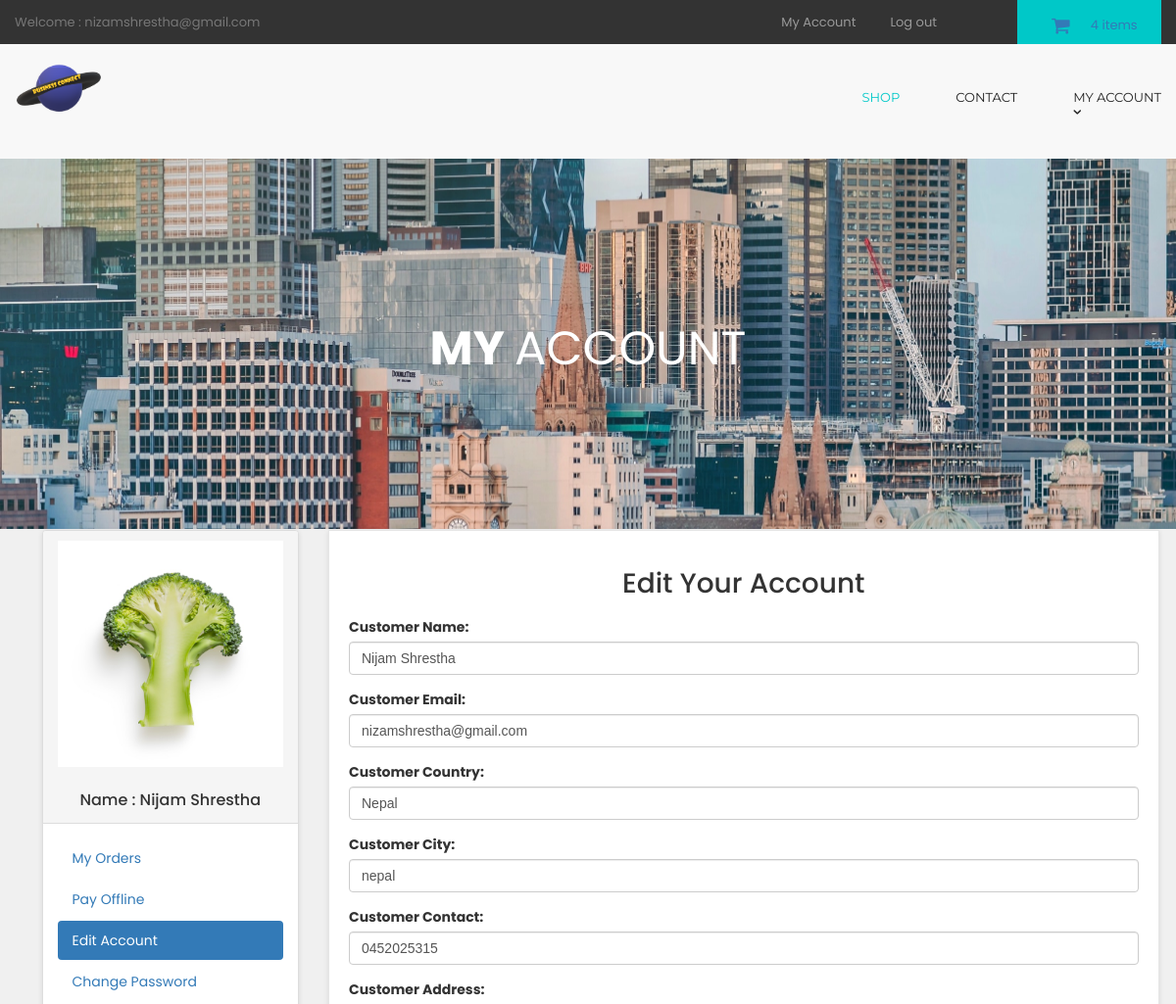
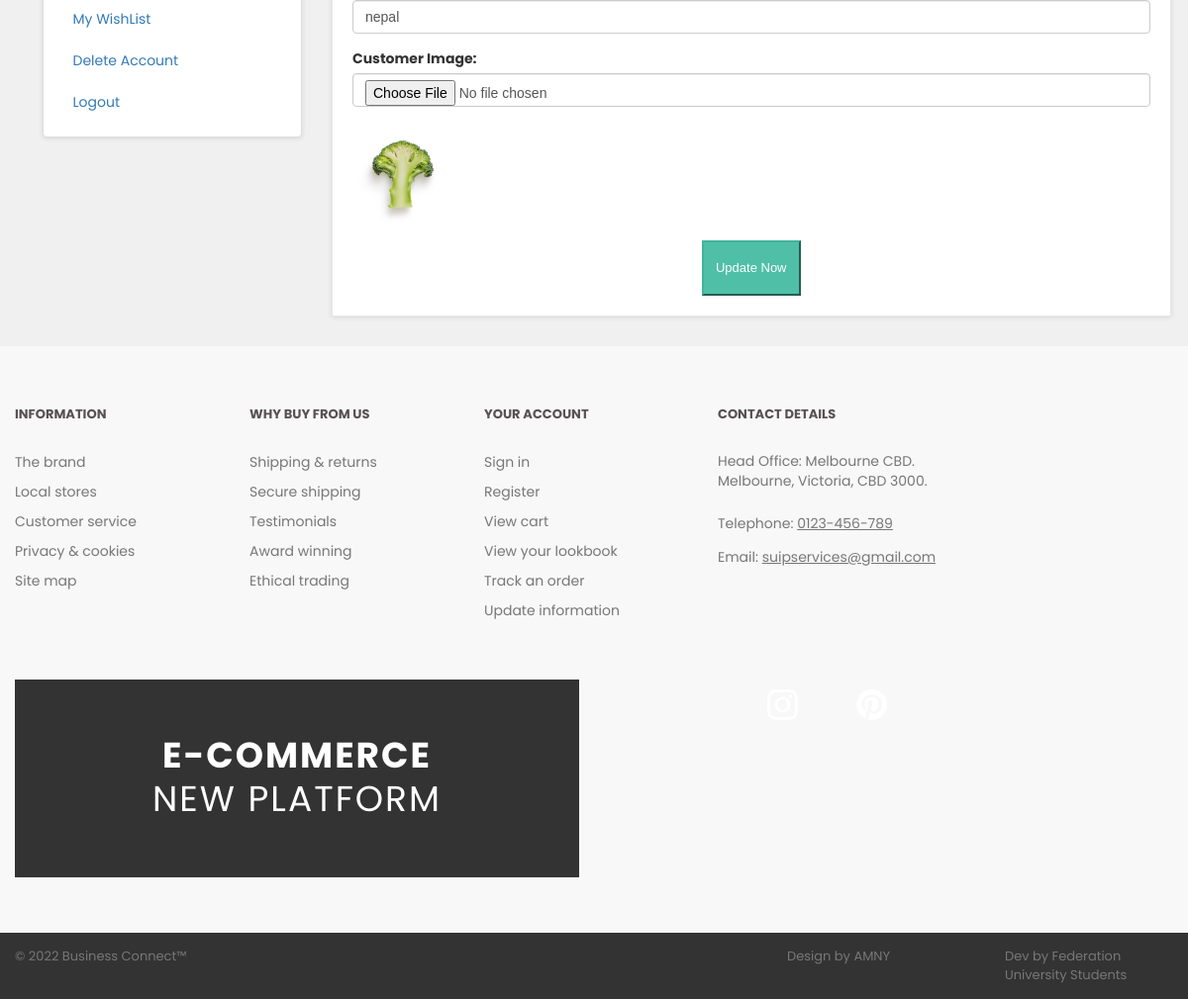
/customer/my_account.php?edit_account (signed in), run on the app's committed database (2 pictures, top to bottom).
### tables this page shows
CREATE TABLE `customers` (
  `customer_id` int(10) NOT NULL,
  `customer_name` varchar(255) NOT NULL,
  `customer_email` varchar(255) NOT NULL,
  `customer_pass` varchar(255) NOT NULL,
  `customer_country` text NOT NULL,
  `customer_city` text NOT NULL,
  `customer_contact` varchar(255) NOT NULL,
  `customer_address` text NOT NULL,
  `customer_image` text NOT NULL,
  `customer_ip` varchar(255) NOT NULL,
  `customer_confirm_code` text NOT NULL
);

### customer/edit_account.php (the view, shortened to what this page needs)
<?php
$customer_session = $_SESSION['customer_email'];
$get_customer = "select * from customers where customer_email='$customer_session'";
$run_customer = mysqli_query($con,$get_customer);
$row_customer = mysqli_fetch_array($run_customer);
$customer_name = $row_customer['customer_name'];
$customer_email = $row_customer['customer_email'];
$customer_country = $row_customer['customer_country'];
$customer_city = $row_customer['customer_city'];
$customer_contact = $row_customer['customer_contact'];
$customer_address = $row_customer['customer_address'];
$customer_image = $row_customer['customer_image'];
?>
<h1 align="center" > Edit Your Account </h1>
<form action="" method="post" enctype="multipart/form-data" >
<div class="form-group" >
<label> Customer Name: </label>
<input type="text" name="c_name" class="form-control" required value="<?php echo $customer_name; ?>">
</div>
<div class="form-group" >
<label> Customer Email: </label>
<input type="text" name="c_email" class="form-control" required value="<?php echo $customer_email; ?>">
</div>
<div class="form-group" >
<label> Customer Country: </label>
<input type="text" name="c_country" class="form-control" required value="<?php echo $customer_country; ?>">
</div>
<div class="form-group" >
<label> Customer City: </label>
<input type="text" name="c_city" class="form-control" required value="<?php echo $customer_city; ?>">
</div>
<div class="form-group" >
<label> Customer Contact: </label>
<input type="text" name="c_contact" class="form-control" required value="<?php echo $customer_contact; ?>">
</div>
<div class="form-group" >
<label> Customer Address: </label>
<input type="text" name="c_address" class="form-control" required value="<?php echo $customer_address; ?>">
</div>
<div class="form-group" >
<label> Customer Image: </label>
<input type="file" name="c_image" class="form-control" required ><br>
<img src="customer_images/<?php echo $customer_image; ?>" width="100" height="100" class="img-responsive" >
</div>
<div class="text-center" >
<button name="update" class="btn btn-primary" >
<i class="fa fa-user-md" ></i> Update Now
</button>
</div>
</form>

### customer/includes/sidebar.php
<div class="panel panel-default sidebar-menu">
<div class="panel-heading">
<?php
$customer_session = $_SESSION['customer_email'];
$get_customer = "select * from customers where customer_email='$customer_session'";
$run_customer = mysqli_query($con,$get_customer);
$row_customer = mysqli_fetch_array($run_customer);
$customer_image = $row_customer['customer_image'];
$customer_name = $row_customer['customer_name'];
if(!isset($_SESSION['customer_email'])){
}
else {
echo "
<center>
<img src='customer_images/$customer_image' class='img-responsive'>
</center>
<br>
<h3 align='center' class='panel-title'> Name : $customer_name </h3>
";
}
?>
</div>
<div class="panel-body">
<ul class="nav nav-pills nav-stacked">
<li class="<?php if(isset($_GET['my_orders'])){ echo "active"; } ?>">
<a href="my_account.php?my_orders"> <i class="fa fa-list"> </i> My Orders </a>
</li>
<li class="<?php if(isset($_GET['pay_offline'])){ echo "active"; } ?>">
<a href="my_account.php?pay_offline"> <i class="fa fa-bolt"></i> Pay Offline </a>
</li>
<li class="<?php if(isset($_GET['edit_account'])){ echo "active"; } ?>">
<a href="my_account.php?edit_account"> <i class="fa fa-pencil"></i> Edit Account </a>
</li>
<li class="<?php if(isset($_GET['change_pass'])){ echo "active"; } ?>">
<a href="my_account.php?change_pass"> <i class="fa fa-user"></i> Change Password </a>
</li>
<li class="<?php if(isset($_GET['my_wishlist'])){ echo "active"; } ?>">
<a href="my_account.php?my_wishlist"> <i class="fa fa-heart"></i> My WishList </a>
</li>
<li class="<?php if(isset($_GET['delete_account'])){ echo "active"; } ?>">
<a href="my_account.php?delete_account"> <i class="fa fa-trash-o"></i> Delete Account </a>
</li>
<li>
<a href="logout.php"> <i class="fa fa-sign-out"></i> Logout </a>
</li>
</ul>
</div>
</div>

### customer/styles/customer_login_checkout.css (style rules this page uses)
* { margin: 0; padding: 0; box-sizing: border-box; font-family: 'Poppins', sans-serif; }

### customer/styles/backend.css (style rules this page uses)
html { font-family: "Roboto", Helvetica, Arial, sans-serif; line-height: 1.15; -ms-text-size-adjust: 100%; -webkit-text-size-adjust: 100% }
body { margin: 0 }
h1 { font-size: 2em; margin: .67em 0 }
a { background-color: transparent; -webkit-text-decoration-skip: objects }
img { border-style: none }
button, input, optgroup, select, textarea { font-family: sans-serif; font-size: 100%; line-height: 1.15; margin: 0 }
button, input { overflow: visible }
button, select { text-transform: none }
[type=reset], [type=submit], button, html [type=button] { -webkit-appearance: button }
html { box-sizing: border-box }
body { min-width: 1190px; font-family: Montserrat, sans-serif; font-weight: 400; background-color: white; }
img { max-width: 60%; height: auto }
.btn { display: inline-block; vertical-align: top; font-size: 13px; line-height: 40px; text-decoration: none; -webkit-transition: .3s; transition: .3s }

### styles/style.css (style rules this page uses)
body { font-family: "Roboto", Helvetica, Arial, sans-serif; font-size: 14px; line-height: 1.42857143; color: #333333; background-color: #f0f0f0; overflow-x: hidden; }
.btn-primary { color:rgb(255, 255, 255); background-color:rgb(79, 191, 168); border-color:rgb(65, 179, 156); }
#content .panel.sidebar-menu { box-sizing: border-box; box-shadow: 0 1px 5px rgba(0, 0, 0, 0.1); }
#content .panel.sidebar-menu h3 { padding: 5px 0; margin: 0; }

### data on the page
customers: customer_image (picture), customer_name "Nijam Shrestha", c_name "Nijam Shrestha", c_email "nizamshrestha@gmail.com", c_country "Nepal", c_city "nepal", c_contact "0452025315", c_address "nepal"

### other printed values
$_SESSION['customer_email'] "nizamshrestha@gmail.com"
$count_items "4"
